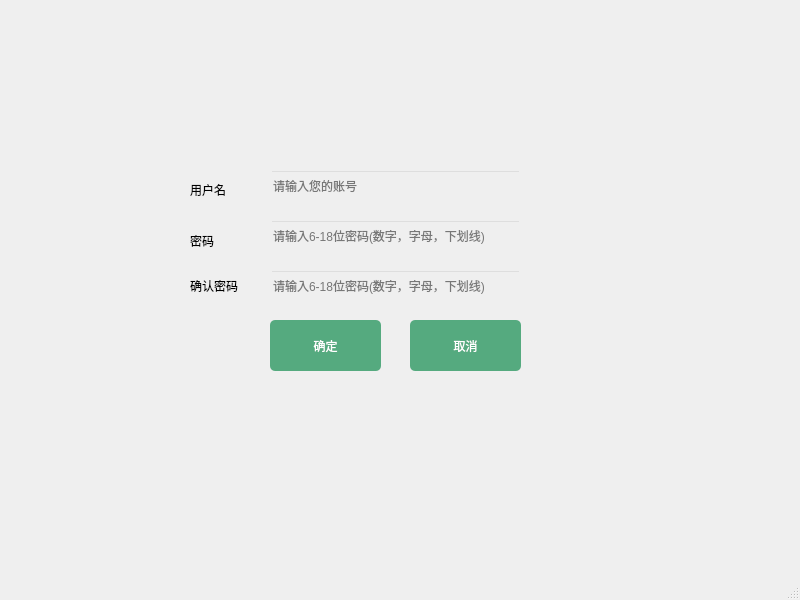
<?xml version="1.0" encoding="UTF-8"?>
<ui version="4.0">
 <class>register2</class>
 <widget class="QMainWindow" name="register2">
  <property name="geometry">
   <rect>
    <x>0</x>
    <y>0</y>
    <width>800</width>
    <height>600</height>
   </rect>
  </property>
  <property name="windowTitle">
   <string>注册</string>
  </property>
  <property name="autoFillBackground">
   <bool>false</bool>
  </property>
  <widget class="QWidget" name="centralwidget">
   <widget class="QLabel" name="label">
    <property name="geometry">
     <rect>
      <x>190</x>
      <y>180</y>
      <width>91</width>
      <height>20</height>
     </rect>
    </property>
    <property name="text">
     <string>用户名</string>
    </property>
   </widget>
   <widget class="QLabel" name="label_2">
    <property name="geometry">
     <rect>
      <x>190</x>
      <y>230</y>
      <width>51</width>
      <height>21</height>
     </rect>
    </property>
    <property name="text">
     <string>密码</string>
    </property>
   </widget>
   <widget class="QLineEdit" name="user">
    <property name="geometry">
     <rect>
      <x>270</x>
      <y>170</y>
      <width>251</width>
      <height>31</height>
     </rect>
    </property>
    <property name="styleSheet">
     <string notr="true">background-color:transparent;
</string>
    </property>
    <property name="maxLength">
     <number>20</number>
    </property>
    <property name="placeholderText">
     <string>请输入您的账号</string>
    </property>
   </widget>
   <widget class="QLineEdit" name="passwd">
    <property name="geometry">
     <rect>
      <x>270</x>
      <y>220</y>
      <width>251</width>
      <height>31</height>
     </rect>
    </property>
    <property name="styleSheet">
     <string notr="true">background-color:transparent;</string>
    </property>
    <property name="text">
     <string/>
    </property>
    <property name="maxLength">
     <number>18</number>
    </property>
    <property name="echoMode">
     <enum>QLineEdit::Password</enum>
    </property>
    <property name="placeholderText">
     <string>请输入6-18位密码(数字，字母，下划线)</string>
    </property>
   </widget>
   <widget class="QLabel" name="label_3">
    <property name="geometry">
     <rect>
      <x>190</x>
      <y>280</y>
      <width>54</width>
      <height>12</height>
     </rect>
    </property>
    <property name="text">
     <string>确认密码</string>
    </property>
   </widget>
   <widget class="QLineEdit" name="passwd_2">
    <property name="geometry">
     <rect>
      <x>270</x>
      <y>270</y>
      <width>251</width>
      <height>31</height>
     </rect>
    </property>
    <property name="styleSheet">
     <string notr="true">background-color:transparent;</string>
    </property>
    <property name="text">
     <string/>
    </property>
    <property name="maxLength">
     <number>18</number>
    </property>
    <property name="echoMode">
     <enum>QLineEdit::Password</enum>
    </property>
    <property name="placeholderText">
     <string>请输入6-18位密码(数字，字母，下划线)</string>
    </property>
   </widget>
   <widget class="QPushButton" name="zhuce">
    <property name="geometry">
     <rect>
      <x>270</x>
      <y>320</y>
      <width>111</width>
      <height>51</height>
     </rect>
    </property>
    <property name="styleSheet">
     <string notr="true">font:75 10pt &quot;黑体&quot;;
color:white;
background-color:rgb(85,170,127);
border-radius:5px;</string>
    </property>
    <property name="text">
     <string>确定</string>
    </property>
   </widget>
   <widget class="QPushButton" name="quxiao">
    <property name="geometry">
     <rect>
      <x>410</x>
      <y>320</y>
      <width>111</width>
      <height>51</height>
     </rect>
    </property>
    <property name="styleSheet">
     <string notr="true">font:75 10pt &quot;黑体&quot;;
color:white;
background-color:rgb(85,170,127);
border-radius:5px;</string>
    </property>
    <property name="text">
     <string>取消</string>
    </property>
   </widget>
  </widget>
  <widget class="QMenuBar" name="menubar">
   <property name="geometry">
    <rect>
     <x>0</x>
     <y>0</y>
     <width>800</width>
     <height>23</height>
    </rect>
   </property>
  </widget>
  <widget class="QStatusBar" name="statusbar"/>
 </widget>
 <resources/>
 <connections>
  <connection>
   <sender>zhuce</sender>
   <signal>clicked()</signal>
   <receiver>register2</receiver>
   <slot>confirm()</slot>
   <hints>
    <hint type="sourcelabel">
     <x>317</x>
     <y>363</y>
    </hint>
    <hint type="destinationlabel">
     <x>309</x>
     <y>472</y>
    </hint>
   </hints>
  </connection>
  <connection>
   <sender>quxiao</sender>
   <signal>clicked()</signal>
   <receiver>register2</receiver>
   <slot>cancel()</slot>
   <hints>
    <hint type="sourcelabel">
     <x>486</x>
     <y>366</y>
    </hint>
    <hint type="destinationlabel">
     <x>485</x>
     <y>467</y>
    </hint>
   </hints>
  </connection>
 </connections>
 <slots>
  <slot>login()</slot>
  <slot>register()</slot>
  <slot>confirm()</slot>
  <slot>cancel()</slot>
 </slots>
</ui>
